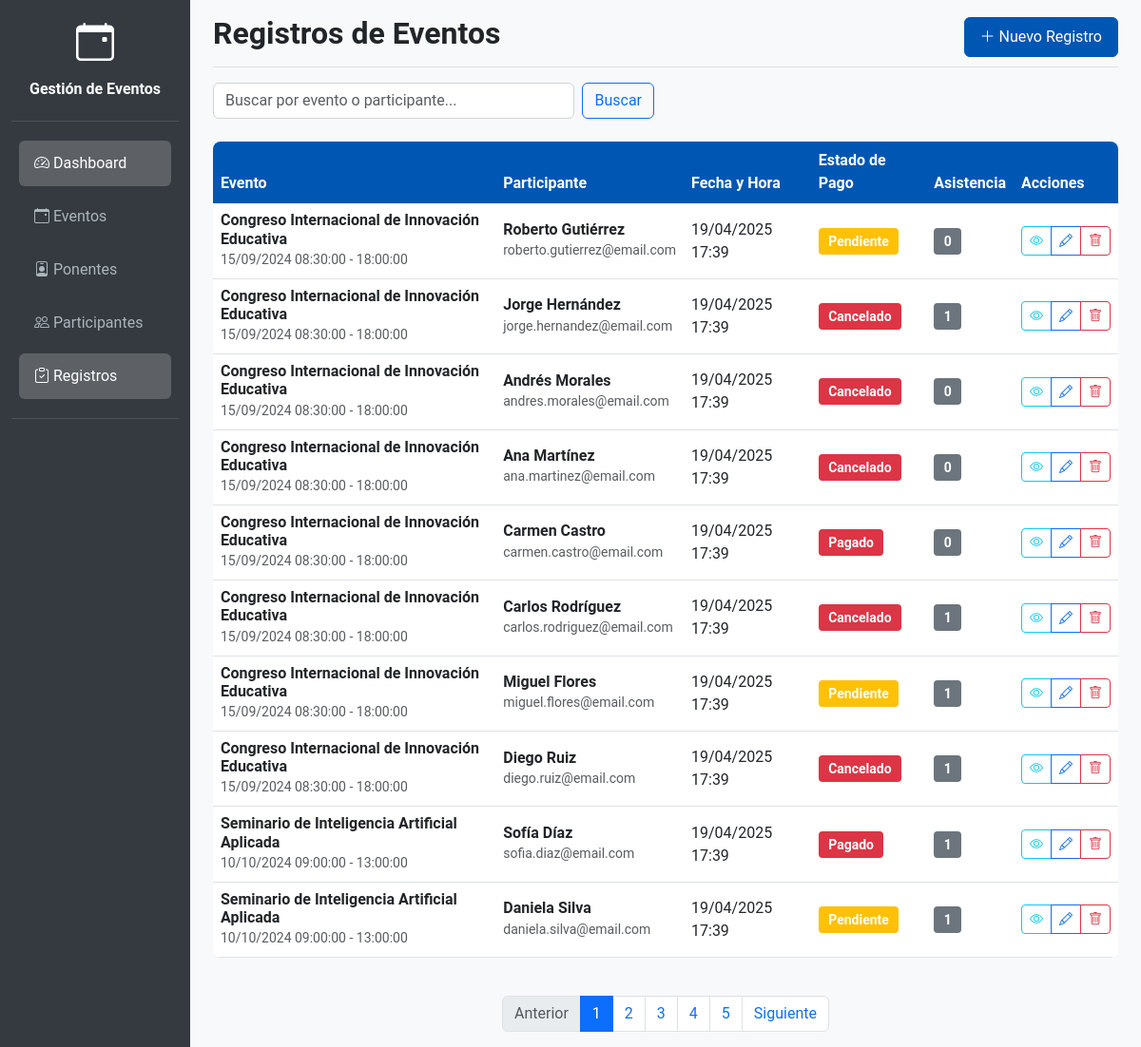
The app's page /frontend/views/inscripciones/index.php with its own data.
### tables this page shows
CREATE TABLE IF NOT EXISTS registros (
    registro_id INT AUTO_INCREMENT PRIMARY KEY,
    evento_id INT NOT NULL,
    participante_id INT NOT NULL,
    fecha_registro TIMESTAMP DEFAULT CURRENT_TIMESTAMP,
    estado_pago ENUM('pendiente', 'pagado', 'cancelado') DEFAULT 'pendiente',
    asistencia BOOLEAN DEFAULT FALSE,
    retroalimentacion TEXT,
    FOREIGN KEY (evento_id) REFERENCES eventos(evento_id) ON DELETE CASCADE,
    FOREIGN KEY (participante_id) REFERENCES participantes(participante_id) ON DELETE CASCADE
);

CREATE TABLE IF NOT EXISTS eventos (
    evento_id INT AUTO_INCREMENT PRIMARY KEY,
    titulo VARCHAR(200) NOT NULL,
    categoria_id INT,
    descripcion TEXT,
    ubicacion VARCHAR(200),
    fecha_evento DATE NOT NULL,
    hora_inicio TIME NOT NULL,
    hora_fin TIME NOT NULL,
    max_participantes INT NOT NULL,
    tarifa_inscripcion DECIMAL(10,2),
    imagen VARCHAR(255),
    created_at TIMESTAMP DEFAULT CURRENT_TIMESTAMP,
    updated_at TIMESTAMP DEFAULT CURRENT_TIMESTAMP ON UPDATE CURRENT_TIMESTAMP,
    FOREIGN KEY (categoria_id) REFERENCES categorias_evento(categoria_id) ON DELETE SET NULL
);

CREATE TABLE IF NOT EXISTS participantes (
    participante_id INT AUTO_INCREMENT PRIMARY KEY,
    nombre VARCHAR(100) NOT NULL,
    apellido VARCHAR(100) NOT NULL,
    email VARCHAR(150) UNIQUE NOT NULL,
    telefono VARCHAR(20),
    institucion VARCHAR(150),
    created_at TIMESTAMP DEFAULT CURRENT_TIMESTAMP
);

### frontend/views/inscripciones/index.php (the view, shortened to what this page needs)
<?php
$conn = mysqli_connect(DB_HOST, DB_USER, DB_PASS, DB_NAME);
$por_pagina = 10;
$pagina = isset($_GET['pagina']) ? (int)$_GET['pagina'] : 1;
$inicio = ($pagina - 1) * $por_pagina;
$busqueda = isset($_GET['buscar']) ? mysqli_real_escape_string($conn, $_GET['buscar']) : '';
$where = '';
$query = "SELECT r.*,
                 e.titulo as evento_titulo,
                 e.fecha_evento,
                 e.hora_inicio,
                 e.hora_fin,
                 e.ubicacion,
                 CONCAT(p.nombre, ' ', p.apellido) as participante_nombre,
                 p.email as participante_email
          FROM registros r
          JOIN eventos e ON r.evento_id = e.evento_id
          JOIN participantes p ON r.participante_id = p.participante_id
          $where
          ORDER BY r.fecha_registro DESC
          LIMIT $inicio, $por_pagina";
$registros = mysqli_query($conn, $query);
$query_total = "SELECT COUNT(*) as total
                FROM registros r
                JOIN eventos e ON r.evento_id = e.evento_id
                JOIN participantes p ON r.participante_id = p.participante_id
                $where";
$result_total = mysqli_query($conn, $query_total);
$total_registros = mysqli_fetch_assoc($result_total)['total'];
$total_paginas = ceil($total_registros / $por_pagina);
?>
<!DOCTYPE html>
<html lang="es">
<head>
    <link href="https://cdn.jsdelivr.net/npm/bootstrap@5.3.0/dist/css/bootstrap.min.css" rel="stylesheet">
    <link rel="stylesheet" href="https://cdn.jsdelivr.net/npm/bootstrap-icons@1.11.1/font/bootstrap-icons.css">
    <link rel="stylesheet" href="../../css/styles.css">
</head>
<body class="sistema-eventos">
<div class="container-fluid">
    <div class="row">
        <?php include '../layouts/sidebar.php'; ?>
        <main class="col-md-9 ms-sm-auto col-lg-10 px-md-4">
            <div class="d-flex justify-content-between flex-wrap flex-md-nowrap align-items-center pt-3 pb-2 mb-3 border-bottom">
                <h1 class="h2">Registros de Eventos</h1>
                <div class="btn-toolbar mb-2 mb-md-0">
                    <a href="crear.php" class="btn btn-primary">
                        <i class="bi bi-plus-lg"></i> Nuevo Registro
                    </a>
                </div>
            </div>
            <div class="row mb-4">
                <div class="col-md-6">
                    <form action="" method="GET" class="d-flex">
                        <input type="text" name="buscar" class="form-control me-2" placeholder="Buscar por evento o participante..." value="<?php echo htmlspecialchars($busqueda); ?>">
                        <button type="submit" class="btn btn-outline-primary">Buscar</button>
                    </form>
                </div>
            </div>
            <div class="table-responsive">
                <table class="table table-hover align-middle">
                    <thead class="table-light">
                        <tr>
                            <th>Evento</th>
                            <th>Participante</th>
                            <th>Fecha y Hora</th>
                            <th>Estado de Pago</th>
                            <th>Asistencia</th>
                            <th>Acciones</th>
                        </tr>
                    </thead>
                    <tbody>
                        <?php while ($registro = mysqli_fetch_assoc($registros)): ?>
                        <tr>
                            <td>
                                <div>
                                    <h6 class="mb-0"><?php echo htmlspecialchars($registro['evento_titulo']); ?></h6>
                                    <small class="text-muted">
                                        <?php echo date('d/m/Y', strtotime($registro['fecha_evento'])); ?>
                                        <?php echo $registro['hora_inicio']; ?> - <?php echo $registro['hora_fin']; ?>
                                    </small>
                                </div>
                            </td>
                            <td>
                                <div>
                                    <h6 class="mb-0"><?php echo htmlspecialchars($registro['participante_nombre']); ?></h6>
                                    <small class="text-muted"><?php echo htmlspecialchars($registro['participante_email']); ?></small>
                                </div>
                            </td>
                            <td><?php echo date('d/m/Y H:i', strtotime($registro['fecha_registro'])); ?></td>
                            <td>
                                <span class="badge bg-<?php
                                    echo $registro['estado_pago'] === 'completado' ? 'success' :
                                        ($registro['estado_pago'] === 'pendiente' ? 'warning' : 'danger');
                                ?>">
                                    <?php echo ucfirst($registro['estado_pago']); ?>
                                </span>
                            </td>
                            <td>
                                <span class="badge bg-<?php
                                    echo $registro['asistencia'] === 'confirmada' ? 'success' :
                                        ($registro['asistencia'] === 'pendiente' ? 'warning' : 'secondary');
                                ?>">
                                    <?php echo ucfirst($registro['asistencia'] ?? 'pendiente'); ?>
                                </span>
                            </td>
                            <td>
                                <div class="btn-group">
                                    <a href="ver.php?id=<?php echo $registro['registro_id']; ?>"
                                       class="btn btn-sm btn-outline-info" title="Ver detalles">
                                        <i class="bi bi-eye"></i>
                                    </a>
                                    <a href="editar.php?id=<?php echo $registro['registro_id']; ?>"
                                       class="btn btn-sm btn-outline-primary" title="Editar">
                                        <i class="bi bi-pencil"></i>
                                    </a>
                                    <button type="button"
                                            class="btn btn-sm btn-outline-danger"
                                            onclick="confirmarEliminacion(<?php echo $registro['registro_id']; ?>)"
                                            title="Eliminar">
                                        <i class="bi bi-trash"></i>
                                    </button>
                                </div>
                            </td>
                        </tr>
                        <?php endwhile; ?>
                    </tbody>
                </table>
            </div>
            <?php if ($total_paginas > 1): ?>
            <nav aria-label="Page navigation" class="mt-4">
                <ul class="pagination justify-content-center">
                    <li class="page-item <?php echo $pagina <= 1 ? 'disabled' : ''; ?>">
                        <a class="page-link" href="?pagina=<?php echo $pagina - 1; ?><?php echo $busqueda ? '&buscar=' . urlencode($busqueda) : ''; ?>">
                            Anterior
                        </a>
                    </li>
                    <?php for ($i = 1; $i <= $total_paginas; $i++): ?>
                        <li class="page-item <?php echo $pagina == $i ? 'active' : ''; ?>">
                            <a class="page-link" href="?pagina=<?php echo $i; ?><?php echo $busqueda ? '&buscar=' . urlencode($busqueda) : ''; ?>">
                                <?php echo $i; ?>
                            </a>
                        </li>
                    <?php endfor; ?>
                    <li class="page-item <?php echo $pagina >= $total_paginas ? 'disabled' : ''; ?>">
                        <a class="page-link" href="?pagina=<?php echo $pagina + 1; ?><?php echo $busqueda ? '&buscar=' . urlencode($busqueda) : ''; ?>">
                            Siguiente
                        </a>
                    </li>
                </ul>
            </nav>
            <?php endif; ?>
        </main>
    </div>
</div>
</body>
</html>

### frontend/css/styles.css (style rules this page uses)
:root { --color-primario: #0056b3; --color-secundario: #6c757d; --color-exito: #28a745; --color-peligro: #dc3545; --color-fondo: #f8f9fa; --color-texto: #212529; --transition-speed: 0.3s; }
body.sistema-eventos { font-family: 'Roboto', sans-serif !important; background-color: var(--color-fondo) !important; color: var(--color-texto) !important; animation: fadeIn 0.5s ease-out; }
.sistema-eventos h1, .sistema-eventos h2, .sistema-eventos h3, .sistema-eventos h4, .sistema-eventos h5, .sistema-eventos h6 { font-weight: 600 !important; animation: slideIn 0.5s ease-out; }
.sistema-eventos .btn-primary { background-color: var(--color-primario) !important; border-color: var(--color-primario) !important; border-radius: 6px !important; padding: 0.5rem 1rem !important; transition: all var(--transition-speed) ease !important; position: relative !important; overflow: hidden !important; }
.sistema-eventos .form-control { border-radius: 6px !important; border: 1px solid #ced4da !important; transition: all var(--transition-speed) ease !important; }
.sistema-eventos .table { background-color: #fff !important; border-radius: 8px !important; overflow: hidden !important; animation: fadeIn 0.5s ease-out; }
.sistema-eventos .table thead th { background-color: var(--color-primario) !important; color: #fff !important; border-color: var(--color-primario) !important; }
.sistema-eventos .table-hover tbody tr { transition: all var(--transition-speed) ease !important; }
.sistema-eventos .badge { font-size: 0.875rem !important; padding: 0.5em 0.75em !important; border-radius: 4px !important; transition: all var(--transition-speed) ease !important; }

### records on screen
registros: evento.titulo "Congreso Internacional de Innovación Educativa", evento.fecha_evento "15/09/2024", evento.hora_inicio "08:30:00", evento.hora_fin "18:00:00", participante_nombre "Roberto Gutiérrez", participante.email "roberto.gutierrez@email.com", fecha_registro "19/04/2025 17:39", estado_pago "Pendiente", asistencia "0"
registros: evento.titulo "Congreso Internacional de Innovación Educativa", evento.fecha_evento "15/09/2024", evento.hora_inicio "08:30:00", evento.hora_fin "18:00:00", participante_nombre "Jorge Hernández", participante.email "jorge.hernandez@email.com", fecha_registro "19/04/2025 17:39", estado_pago "Cancelado", asistencia "1"
registros: evento.titulo "Congreso Internacional de Innovación Educativa", evento.fecha_evento "15/09/2024", evento.hora_inicio "08:30:00", evento.hora_fin "18:00:00", participante_nombre "Andrés Morales", participante.email "andres.morales@email.com", fecha_registro "19/04/2025 17:39", estado_pago "Cancelado", asistencia "0"
registros: evento.titulo "Congreso Internacional de Innovación Educativa", evento.fecha_evento "15/09/2024", evento.hora_inicio "08:30:00", evento.hora_fin "18:00:00", participante_nombre "Ana Martínez", participante.email "ana.martinez@email.com", fecha_registro "19/04/2025 17:39", estado_pago "Cancelado", asistencia "0"
registros: evento.titulo "Congreso Internacional de Innovación Educativa", evento.fecha_evento "15/09/2024", evento.hora_inicio "08:30:00", evento.hora_fin "18:00:00", participante_nombre "Carmen Castro", participante.email "carmen.castro@email.com", fecha_registro "19/04/2025 17:39", estado_pago "Pagado", asistencia "0"
registros: evento.titulo "Congreso Internacional de Innovación Educativa", evento.fecha_evento "15/09/2024", evento.hora_inicio "08:30:00", evento.hora_fin "18:00:00", participante_nombre "Carlos Rodríguez", participante.email "carlos.rodriguez@email.com", fecha_registro "19/04/2025 17:39", estado_pago "Cancelado", asistencia "1"
registros: evento.titulo "Congreso Internacional de Innovación Educativa", evento.fecha_evento "15/09/2024", evento.hora_inicio "08:30:00", evento.hora_fin "18:00:00", participante_nombre "Miguel Flores", participante.email "miguel.flores@email.com", fecha_registro "19/04/2025 17:39", estado_pago "Pendiente", asistencia "1"
registros: evento.titulo "Congreso Internacional de Innovación Educativa", evento.fecha_evento "15/09/2024", evento.hora_inicio "08:30:00", evento.hora_fin "18:00:00", participante_nombre "Diego Ruiz", participante.email "diego.ruiz@email.com", fecha_registro "19/04/2025 17:39", estado_pago "Cancelado", asistencia "1"
registros: evento.titulo "Seminario de Inteligencia Artificial Aplicada", evento.fecha_evento "10/10/2024", evento.hora_inicio "09:00:00", evento.hora_fin "13:00:00", participante_nombre "Sofía Díaz", participante.email "sofia.diaz@email.com", fecha_registro "19/04/2025 17:39", estado_pago "Pagado", asistencia "1"
registros: evento.titulo "Seminario de Inteligencia Artificial Aplicada", evento.fecha_evento "10/10/2024", evento.hora_inicio "09:00:00", evento.hora_fin "13:00:00", participante_nombre "Daniela Silva", participante.email "daniela.silva@email.com", fecha_registro "19/04/2025 17:39", estado_pago "Pendiente", asistencia "1"
